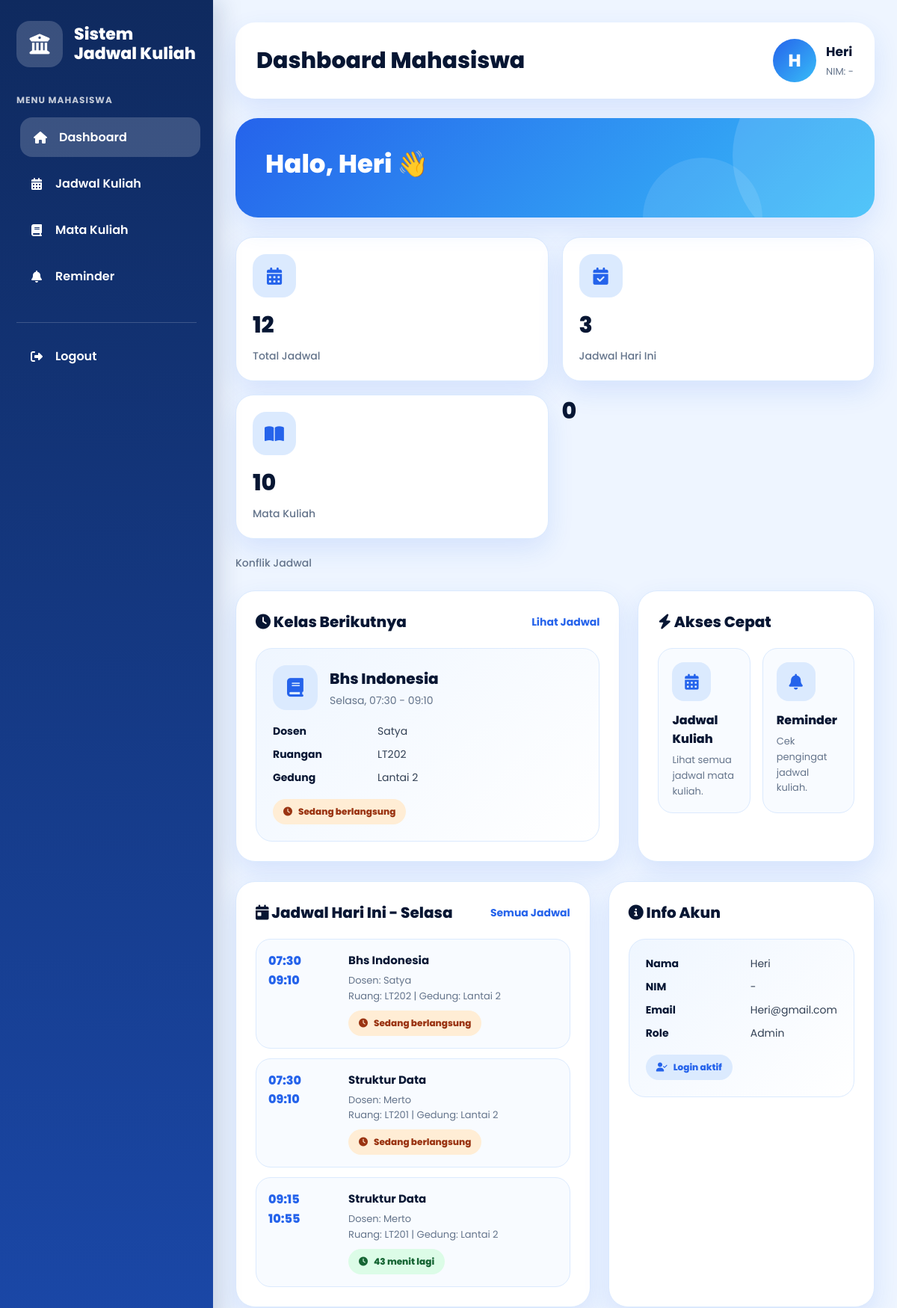
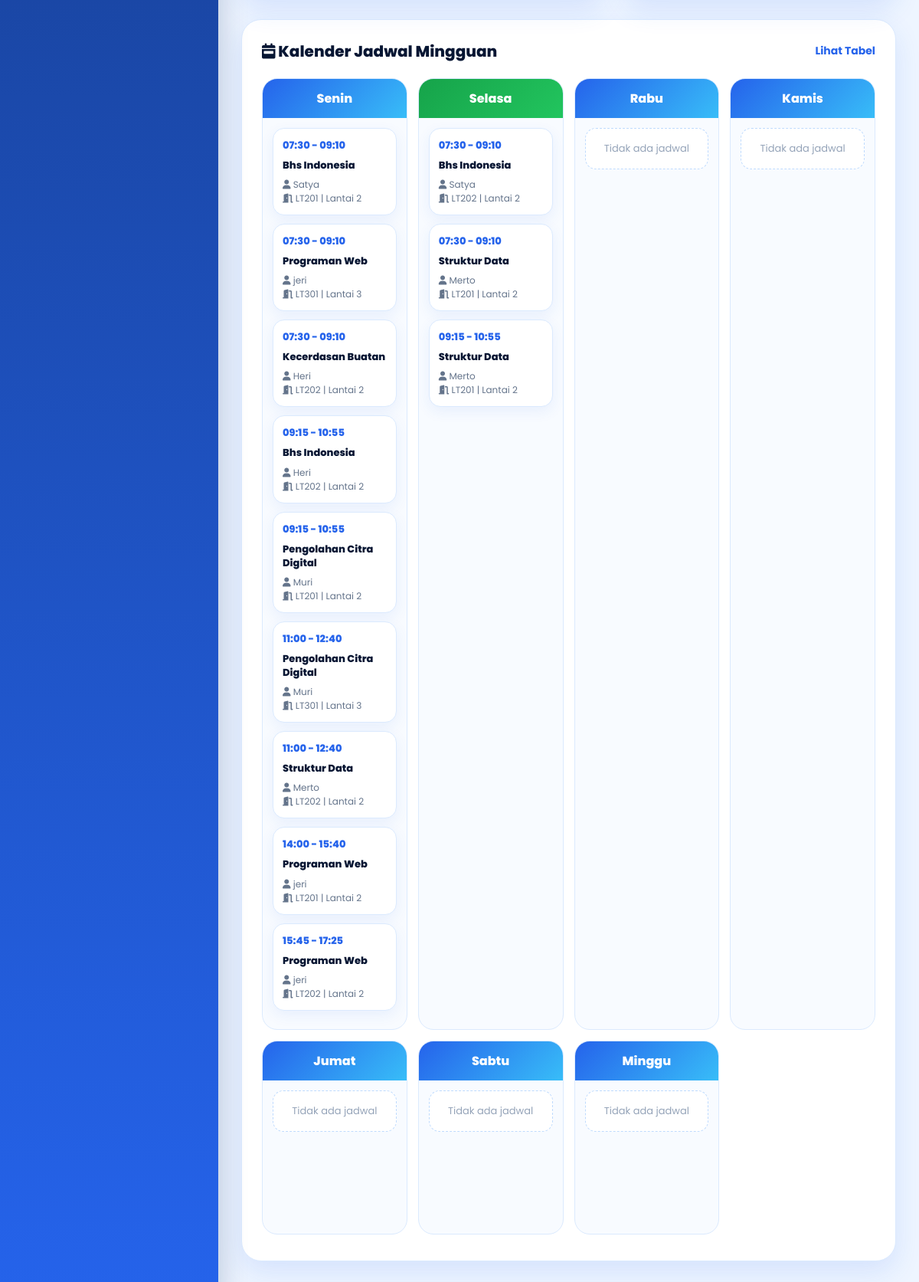
/dashboard-user.php (signed in), run on the app's committed database (2 pictures, top to bottom).
### tables this page shows
CREATE TABLE `mata_kuliah` (
  `id_matkul` int(11) NOT NULL,
  `nama_matkul` varchar(100) NOT NULL,
  `sks` int(11) NOT NULL
);

CREATE TABLE `jadwal_kuliah` (
  `id_jadwal` int(11) NOT NULL,
  `id_matkul` int(11) NOT NULL,
  `id_dosen` int(11) NOT NULL,
  `id_ruang` int(11) NOT NULL,
  `gedung` varchar(100) NOT NULL,
  `hari` varchar(20) NOT NULL,
  `waktu_mulai` time NOT NULL,
  `waktu_selesai` time NOT NULL
);

CREATE TABLE `dosen` (
  `id_dosen` int(11) NOT NULL,
  `nama_dosen` varchar(100) NOT NULL,
  `email_dosen` varchar(100) NOT NULL,
  `password` varchar(255) NOT NULL
);

CREATE TABLE `ruangan` (
  `id_ruang` int(11) NOT NULL,
  `nama_ruang` varchar(50) NOT NULL,
  `gedung` varchar(100) NOT NULL
);

### dashboard-user.php (the view, shortened to what this page needs)
<?php
include "connect.php";
$hari_array = [
    'Monday'    => 'Senin',
    'Tuesday'   => 'Selasa',
    'Wednesday' => 'Rabu',
    'Thursday'  => 'Kamis',
    'Friday'    => 'Jumat',
    'Saturday'  => 'Sabtu',
    'Sunday'    => 'Minggu'
];
$hariIni = $hari_array[date('l')];
$qJadwalHariIni = mysqli_query($conn, "
    SELECT COUNT(*) AS total
    FROM jadwal_kuliah
    WHERE hari = '$hariIni'
");
$dJadwalHariIni = mysqli_fetch_assoc($qJadwalHariIni);
$totalJadwalHariIni = $dJadwalHariIni['total'];
$namaUser  = $_SESSION['nama'] ?? 'Mahasiswa';
$nimUser   = $_SESSION['nim'] ?? '-';
$emailUser = $_SESSION['email'] ?? '-';
$roleUser  = $_SESSION['role'] ?? 'user';
$inisial   = strtoupper(substr($namaUser, 0, 1));
function e($text) {
    return htmlspecialchars((string)($text ?? ''), ENT_QUOTES, 'UTF-8');
}
function formatJam($jam) {
    return substr($jam, 0, 5);
}
function hariIndonesia($englishDay) {
    $hari = [
        'Monday'    => 'Senin',
        'Tuesday'   => 'Selasa',
        'Wednesday' => 'Rabu',
        'Thursday'  => 'Kamis',
        'Friday'    => 'Jumat',
        'Saturday'  => 'Sabtu',
        'Sunday'    => 'Minggu'
    ];
    return $hari[$englishDay] ?? $englishDay;
}
function statusJadwal($hari, $mulai, $selesai) {
    $hariIni = hariIndonesia(date('l'));
    $jamSekarang = date('H:i:s');
    if ($jamSekarang < $mulai) {
        $selisihMenit = floor((strtotime($mulai) - strtotime($jamSekarang)) / 60);
        if ($selisihMenit >= 60) {
            $jam = floor($selisihMenit / 60);
            $menit = $selisihMenit % 60;
            $text = $menit > 0 ? "$jam jam $menit menit lagi" : "$jam jam lagi";
        } else {
            $text = "$selisihMenit menit lagi";
        }
        return [
            'text' => $text,
            'class' => 'green'
        ];
    }
    if ($jamSekarang >= $mulai && $jamSekarang <= $selesai) {
        return [
            'text' => 'Sedang berlangsung',
            'class' => 'orange'
        ];
    }
    return [
        'text' => 'Selesai',
        'class' => 'gray'
    ];
}
function countTable($conn, $table) {
    $safe = str_replace('`', '``', $table);
    $q = mysqli_query($conn, "SELECT COUNT(*) AS total FROM `$safe`");
    $d = mysqli_fetch_assoc($q);
    return (int)($d['total'] ?? 0);
}
$totalJadwal  = countTable($conn, 'jadwal_kuliah');
$totalMatkul  = countTable($conn, 'mata_kuliah');
$hariIni = hariIndonesia(date('l'));
$jamSekarang = date('H:i:s');
$queryHariIni = mysqli_query($conn, "
    SELECT
        jk.*,
        mk.nama_matkul,
        d.nama_dosen,
        r.nama_ruang
    FROM jadwal_kuliah jk
    LEFT JOIN mata_kuliah mk ON jk.id_matkul = mk.id_matkul
    LEFT JOIN dosen d ON jk.id_dosen = d.id_dosen
    LEFT JOIN ruangan r ON jk.id_ruang = r.id_ruang
    WHERE jk.hari = '$hariIni'
    ORDER BY jk.waktu_mulai ASC
");
$jadwalHariIni = [];
if ($queryHariIni) {
    while ($row = mysqli_fetch_assoc($queryHariIni)) {
        $jadwalHariIni[] = $row;
    }
}
$queryBerikutnya = mysqli_query($conn, "
    SELECT
        jk.*,
        mk.nama_matkul,
        d.nama_dosen,
        r.nama_ruang
    FROM jadwal_kuliah jk
    LEFT JOIN mata_kuliah mk ON jk.id_matkul = mk.id_matkul
    LEFT JOIN dosen d ON jk.id_dosen = d.id_dosen
    LEFT JOIN ruangan r ON jk.id_ruang = r.id_ruang
    WHERE jk.hari = '$hariIni'
    AND jk.waktu_selesai >= '$jamSekarang'
    ORDER BY jk.waktu_mulai ASC
    LIMIT 1
");
$jadwalBerikutnya = null;
if ($queryBerikutnya && mysqli_num_rows($queryBerikutnya) > 0) {
    $jadwalBerikutnya = mysqli_fetch_assoc($queryBerikutnya);
}
$hariList = ['Senin','Selasa','Rabu','Kamis','Jumat','Sabtu','Minggu'];
$kalender = [];
foreach ($hariList as $h) {
    $kalender[$h] = [];
}
$queryKalender = mysqli_query($conn, "
    SELECT
        jk.*,
        mk.nama_matkul,
        d.nama_dosen,
        r.nama_ruang
    FROM jadwal_kuliah jk
    LEFT JOIN mata_kuliah mk ON jk.id_matkul = mk.id_matkul
    LEFT JOIN dosen d ON jk.id_dosen = d.id_dosen
    LEFT JOIN ruangan r ON jk.id_ruang = r.id_ruang
    ORDER BY
    FIELD(jk.hari, 'Senin','Selasa','Rabu','Kamis','Jumat','Sabtu','Minggu'),
    jk.waktu_mulai ASC
");
if ($queryKalender) {
    while ($row = mysqli_fetch_assoc($queryKalender)) {
        if (isset($kalender[$row['hari']])) {
            $kalender[$row['hari']][] = $row;
        }
    }
}
$totalKonflik = 0;
$queryKonflik = mysqli_query($conn, "
    SELECT COUNT(*) AS total
    FROM jadwal_kuliah j1
    JOIN jadwal_kuliah j2
    ON j1.id_jadwal < j2.id_jadwal
    AND j1.hari = j2.hari
    AND j1.waktu_mulai < j2.waktu_selesai
    AND j1.waktu_selesai > j2.waktu_mulai
    AND (
        j1.id_ruang = j2.id_ruang
        OR j1.id_dosen = j2.id_dosen
    )
");
if ($queryKonflik) {
    $dKonflik = mysqli_fetch_assoc($queryKonflik);
    $totalKonflik = (int)($dKonflik['total'] ?? 0);
}
?>
<!DOCTYPE html>
<html lang="id">
<head>
<link rel="stylesheet" href="https://cdnjs.cloudflare.com/ajax/libs/font-awesome/6.5.1/css/all.min.css">
</head>
<body>
<div class="app">
    <aside class="sidebar">
        <div class="brand">
            <div class="brand-logo">
                <?php if (file_exists("logo.png")) { ?>
                    <img src="logo.png" alt="Logo">
                <?php } else { ?>
                    <i class="fa-solid fa-building-columns"></i>
                <?php } ?>
            </div>
            <div class="brand-text">
                <h2>Sistem<br>Jadwal Kuliah</h2>
            </div>
        </div>
        <div class="menu-label">Menu Mahasiswa</div>
        <ul class="menu">
            <li><a href="dashboard-user.php" class="active"><i class="fa-solid fa-house"></i> Dashboard</a></li>
            <li><a href="jadwal-matakuliah.php"><i class="fa-solid fa-calendar-days"></i> Jadwal Kuliah</a></li>
            <li><a href="matakuliah-mahasiswa.php"> <i class="fa-solid fa-book"></i>Mata Kuliah </a></li>
            <li><a href="notifikasi-reminder.php"><i class="fa-solid fa-bell"></i> Reminder</a></li>
        </ul>
        <div class="sidebar-footer">
            <ul class="menu">
                <li><a href="logout.php"><i class="fa-solid fa-right-from-bracket"></i> Logout</a></li>
            </ul>
        </div>
    </aside>
    <main class="main">
        <section class="topbar">
            <div class="page-title">
                <h1>Dashboard Mahasiswa</h1>
            </div>
            <div class="profile">
                <div class="avatar"><?php echo e($inisial); ?></div>
                <div>
                    <h3><?php echo e($namaUser); ?></h3>
                    <span>NIM: <?php echo e($nimUser); ?></span>
                </div>
            </div>
        </section>
        <section class="hero">
            <div class="hero-content">
                <h2>Halo, <?php echo e($namaUser); ?> 👋</h2>
            </div>
        </section>
        <section class="stats">
<a href="jadwal-matakuliah.php" class="stat-card stat-link">
    <div class="stat-icon">
        <i class="fa-solid fa-calendar-days"></i>
    </div>
    <div class="stat-number">
        <?php echo $totalJadwal; ?>
    </div>
    <div class="stat-label">
        Total Jadwal
    </div>
</a>
<a href="jadwal-matakuliah.php" class="stat-card stat-link">
    <div class="stat-icon">
        <i class="fa-solid fa-calendar-check"></i>
    </div>
    <div class="stat-number">
        <?php echo $totalJadwalHariIni; ?>
    </div>
    <div class="stat-label">
        Jadwal Hari Ini
    </div>
</a>
<a href="matakuliah-mahasiswa.php" class="stat-card stat-link">
    <div class="stat-icon">
        <i class="fa-solid fa-book-open"></i>
    </div>
    <div class="stat-number">
        <?php echo $totalMatkul; ?>
    </div>
    <div class="stat-label">
        Mata Kuliah
    </div>
</a>
    <div class="stat-number">
        <?php echo $totalKonflik; ?>
    </div>
    <div class="stat-label">
        Konflik Jadwal
    </div>
</section>
        <section class="grid">
            <div class="card">
                <div class="card-header">
                    <h3><i class="fa-solid fa-clock"></i> Kelas Berikutnya</h3>
                    <a href="jadwal-matakuliah.php">Lihat Jadwal</a>
                </div>
                <?php if ($jadwalBerikutnya) { ?>
                    <?php $statusNext = statusJadwal($jadwalBerikutnya['hari'], $jadwalBerikutnya['waktu_mulai'], $jadwalBerikutnya['waktu_selesai']); ?>
                    <div class="next-card">
                        <div class="next-top">
                            <div class="next-icon"><i class="fa-solid fa-book"></i></div>
                            <div class="next-title">
                                <h4><?php echo e($jadwalBerikutnya['nama_matkul'] ?: 'Mata Kuliah'); ?></h4>
                                <p><?php echo e($jadwalBerikutnya['hari']); ?>, <?php echo e(formatJam($jadwalBerikutnya['waktu_mulai'])); ?> - <?php echo e(formatJam($jadwalBerikutnya['waktu_selesai'])); ?></p>
                            </div>
                        </div>
                        <div class="info-row"><strong>Dosen</strong><span><?php echo e($jadwalBerikutnya['nama_dosen'] ?: '-'); ?></span></div>
                        <div class="info-row"><strong>Ruangan</strong><span><?php echo e($jadwalBerikutnya['nama_ruang'] ?: '-'); ?></span></div>
                        <div class="info-row"><strong>Gedung</strong><span><?php echo e($jadwalBerikutnya['gedung'] ?: '-'); ?></span></div>
                        <span class="status <?php echo e($statusNext['class']); ?>">
                            <i class="fa-solid fa-clock"></i>
                            <?php echo e($statusNext['text']); ?>
                        </span>
                    </div>
                <?php } ?>
            </div>
            <div class="card">
                <div class="card-header">
                    <h3><i class="fa-solid fa-bolt"></i> Akses Cepat</h3>
                </div>
                <div class="quick-grid">
                    <a href="jadwal-matakuliah.php" class="quick-card">
                        <div class="quick-icon"><i class="fa-solid fa-calendar-days"></i></div>
                        <h4>Jadwal Kuliah</h4>
                        <p>Lihat semua jadwal mata kuliah.</p>
                    </a>
                    <a href="notifikasi-reminder.php" class="quick-card">
                        <div class="quick-icon"><i class="fa-solid fa-bell"></i></div>
                        <h4>Reminder</h4>
                        <p>Cek pengingat jadwal kuliah.</p>
                    </a>
                </div>
            </div>
        </section>
        <section class="grid">
            <div class="card">
                <div class="card-header">
                    <h3><i class="fa-solid fa-calendar-day"></i> Jadwal Hari Ini - <?php echo e($hariIni); ?></h3>
                    <a href="jadwal-matakuliah.php">Semua Jadwal</a>
                </div>
                <?php if (!empty($jadwalHariIni)) { ?>
                    <div class="today-list">
                        <?php foreach ($jadwalHariIni as $j) { ?>
                            <?php $status = statusJadwal($j['hari'], $j['waktu_mulai'], $j['waktu_selesai']); ?>
                            <div class="today-item">
                                <div class="today-time">
                                    <?php echo e(formatJam($j['waktu_mulai'])); ?><br>
                                    <?php echo e(formatJam($j['waktu_selesai'])); ?>
                                </div>
                                <div class="today-detail">
                                    <h4><?php echo e($j['nama_matkul'] ?: 'Mata Kuliah'); ?></h4>
                                    <p>
                                        Dosen: <?php echo e($j['nama_dosen'] ?: '-'); ?><br>
                                        Ruang: <?php echo e($j['nama_ruang'] ?: '-'); ?> | Gedung: <?php echo e($j['gedung'] ?: '-'); ?>
                                    </p>
                                    <span class="status <?php echo e($status['class']); ?>">
                                        <i class="fa-solid fa-clock"></i>
                                        <?php echo e($status['text']); ?>
                                    </span>
                                </div>
                            </div>
                        <?php } ?>
                    </div>
                <?php } ?>
            </div>
            <div class="card">
                <div class="card-header">
                    <h3><i class="fa-solid fa-circle-info"></i> Info Akun</h3>
                </div>
                <div class="next-card">
                    <div class="info-row"><strong>Nama</strong><span><?php echo e($namaUser); ?></span></div>
                    <div class="info-row"><strong>NIM</strong><span><?php echo e($nimUser); ?></span></div>
                    <div class="info-row"><strong>Email</strong><span><?php echo e($emailUser); ?></span></div>
                    <div class="info-row"><strong>Role</strong><span><?php echo e($roleUser); ?></span></div>
                    <span class="status blue"><i class="fa-solid fa-user-check"></i> Login aktif</span>
                </div>
            </div>
        </section>
        <section class="card calendar-card">
            <div class="card-header">
                <h3><i class="fa-solid fa-calendar-week"></i> Kalender Jadwal Mingguan</h3>
                <a href="jadwal-matakuliah.php">Lihat Tabel</a>
            </div>
            <div class="calendar-wrapper">
                <?php foreach ($hariList as $hari) { ?>
                    <div class="day">
                        <div class="day-head <?php echo ($hari == $hariIni) ? 'today' : ''; ?>">
                            <?php echo e($hari); ?>
                        </div>
                        <div class="day-body">
                            <?php if (!empty($kalender[$hari])) { ?>
                                <?php foreach ($kalender[$hari] as $j) { ?>
                                    <div class="mini-jadwal">
                                        <div class="mini-time">
                                            <?php echo e(formatJam($j['waktu_mulai'])); ?> - <?php echo e(formatJam($j['waktu_selesai'])); ?>
                                        </div>
                                        <div class="mini-title">
                                            <?php echo e($j['nama_matkul'] ?: 'Mata Kuliah'); ?>
                                        </div>
                                        <div class="mini-info">
                                            <i class="fa-solid fa-user"></i>
                                            <?php echo e($j['nama_dosen'] ?: '-'); ?>
                                        </div>
                                        <div class="mini-info">
                                            <i class="fa-solid fa-door-open"></i>
                                            <?php echo e($j['nama_ruang'] ?: '-'); ?> | <?php echo e($j['gedung'] ?: '-'); ?>
                                        </div>
                                    </div>
                                <?php } ?>
                            <?php } else { ?>
                                <div class="mini-empty">Tidak ada jadwal</div>
                            <?php } ?>
                        </div>
                    </div>
                <?php } ?>
            </div>
        </section>
    </main>
</div>
</body>
</html>

### data on the page
mata_kuliah: nama_matkul "Bhs Indonesia"
jadwal_kuliah: hari "Selasa", waktu_mulai "07:30", waktu_selesai "09:10", gedung "Lantai 2", id_matkul.nama_matkul "Bhs Indonesia", id_dosen.nama_dosen "Satya", id_ruang.nama_ruang "LT202", text "Sedang berlangsung"
dosen: nama_dosen "Satya"
ruangan: nama_ruang "LT202"
jadwal_kuliah: waktu_mulai "07:30", waktu_selesai "09:10", id_matkul.nama_matkul "Struktur Data", id_dosen.nama_dosen "Merto", id_ruang.nama_ruang "LT201", gedung "Lantai 2", text "Sedang berlangsung"
jadwal_kuliah: waktu_mulai "09:15", waktu_selesai "10:55", id_matkul.nama_matkul "Struktur Data", id_dosen.nama_dosen "Merto", id_ruang.nama_ruang "LT201", gedung "Lantai 2", text "43 menit lagi"
jadwal_kuliah: waktu_mulai "07:30", waktu_selesai "09:10", id_matkul.nama_matkul "Bhs Indonesia", id_dosen.nama_dosen "Satya", id_ruang.nama_ruang "LT201", gedung "Lantai 2"
jadwal_kuliah: waktu_mulai "07:30", waktu_selesai "09:10", id_matkul.nama_matkul "Programan Web", id_dosen.nama_dosen "jeri", id_ruang.nama_ruang "LT301", gedung "Lantai 3"
jadwal_kuliah: waktu_mulai "07:30", waktu_selesai "09:10", id_matkul.nama_matkul "Kecerdasan Buatan", id_dosen.nama_dosen "Heri", id_ruang.nama_ruang "LT202", gedung "Lantai 2"
jadwal_kuliah: waktu_mulai "09:15", waktu_selesai "10:55", id_matkul.nama_matkul "Bhs Indonesia", id_dosen.nama_dosen "Heri", id_ruang.nama_ruang "LT202", gedung "Lantai 2"
jadwal_kuliah: waktu_mulai "09:15", waktu_selesai "10:55", id_matkul.nama_matkul "Pengolahan Citra Digital", id_dosen.nama_dosen "Muri", id_ruang.nama_ruang "LT201", gedung "Lantai 2"
jadwal_kuliah: waktu_mulai "11:00", waktu_selesai "12:40", id_matkul.nama_matkul "Pengolahan Citra Digital", id_dosen.nama_dosen "Muri", id_ruang.nama_ruang "LT301", gedung "Lantai 3"
jadwal_kuliah: waktu_mulai "11:00", waktu_selesai "12:40", id_matkul.nama_matkul "Struktur Data", id_dosen.nama_dosen "Merto", id_ruang.nama_ruang "LT202", gedung "Lantai 2"
jadwal_kuliah: waktu_mulai "14:00", waktu_selesai "15:40", id_matkul.nama_matkul "Programan Web", id_dosen.nama_dosen "jeri", id_ruang.nama_ruang "LT201", gedung "Lantai 2"
jadwal_kuliah: waktu_mulai "15:45", waktu_selesai "17:25", id_matkul.nama_matkul "Programan Web", id_dosen.nama_dosen "jeri", id_ruang.nama_ruang "LT202", gedung "Lantai 2"

### other printed values
$inisial "H"
$namaUser "Heri"
$nimUser "-"
$totalJadwal "12"
$totalJadwalHariIni "3"
$totalMatkul "10"
$totalKonflik "0"
$statusNext['text'] "Sedang berlangsung"
$hariIni "Selasa"
$emailUser "Heri@gmail.com"
$roleUser "Admin"
$hari "Senin"
$hari "Selasa"
$hari "Rabu"
$hari "Kamis"
